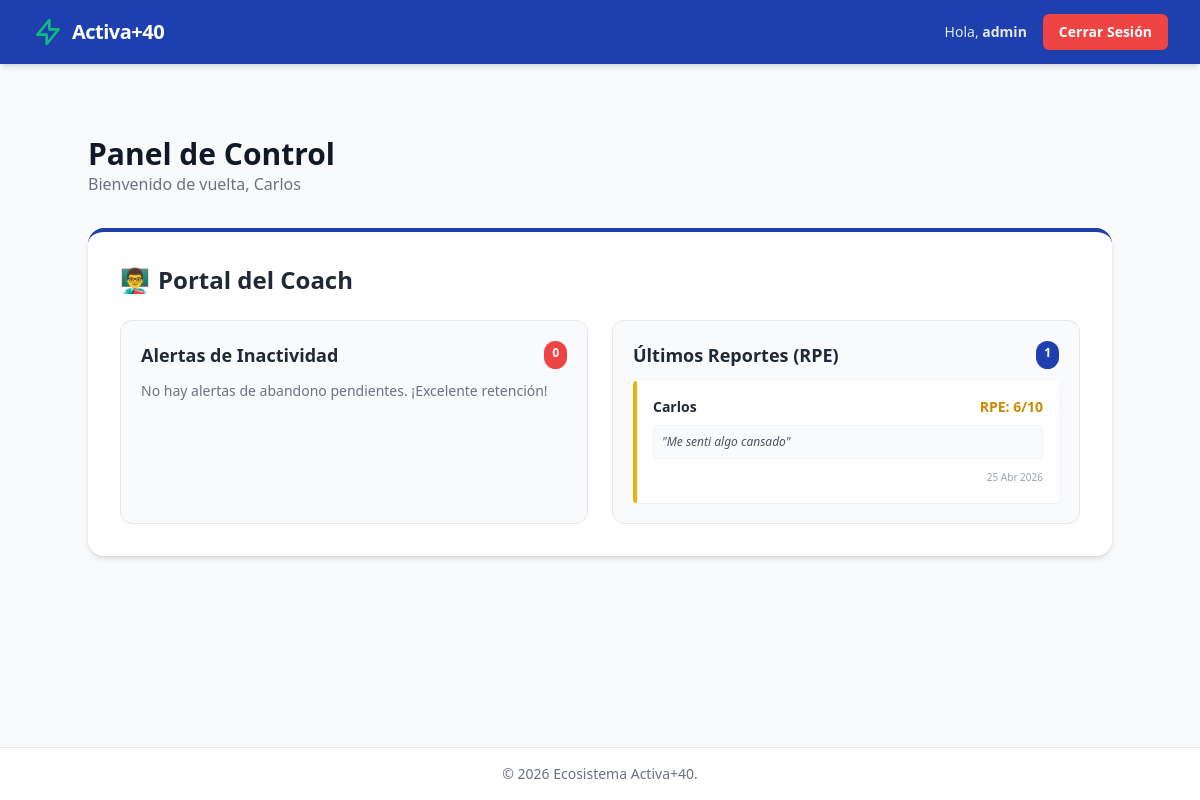
Page /dashboard/ (signed in) on the earlier database version.
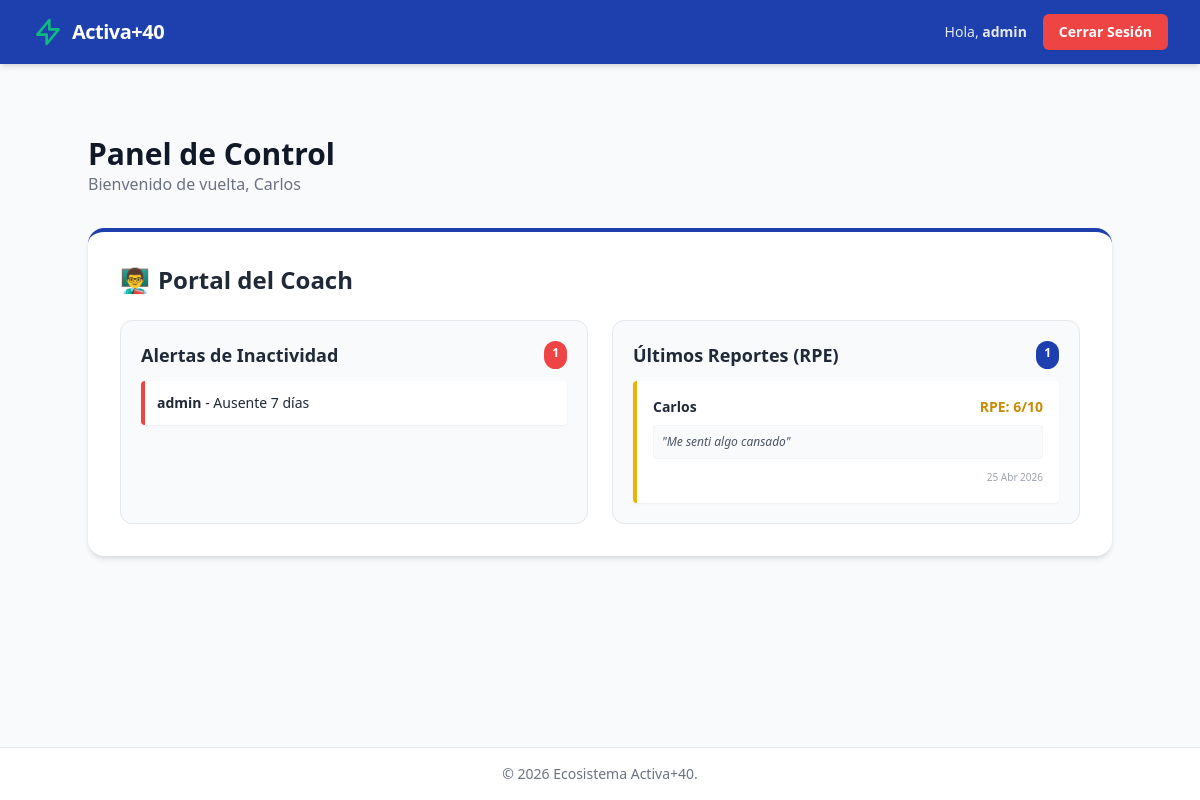
Same page on the later database version.
### usuarios/models.py (models this page shows, shortened)
class Usuario(AbstractUser):
    es_cliente = models.BooleanField(default=False, verbose_name="Es Cliente (+40)")
    es_coach = models.BooleanField(default=False, verbose_name="Es Entrenador")
    fecha_nacimiento = models.DateField(null=True, blank=True, verbose_name="Fecha de Nacimiento")
    telefono = models.CharField(max_length=15, null=True, blank=True, verbose_name="Teléfono de contacto")
    class Meta:
        verbose_name = "Usuario"
        verbose_name_plural = "Usuarios"

### entrenamiento/models.py (models this page shows, shortened)
class Evaluacion_PostSesion(models.Model):
    rutina = models.OneToOneField(Rutina, on_delete=models.CASCADE)
    esfuerzo_rpe = models.IntegerField(choices=[(i, str(i)) for i in range(1, 11)], verbose_name="Esfuerzo Percibido (RPE 1-10)")
    comentario_usuario = models.TextField(blank=True, null=True)
    fecha_evaluacion = models.DateTimeField(auto_now_add=True)
    class Meta:
        verbose_name = "Evaluación Post-Sesión"
        verbose_name_plural = "Evaluaciones Post-Sesión"

class Rutina(models.Model):
    usuario = models.ForeignKey(settings.AUTH_USER_MODEL, on_delete=models.CASCADE, related_name='rutinas_cliente')
    coach = models.ForeignKey(settings.AUTH_USER_MODEL, on_delete=models.SET_NULL, null=True, blank=True, related_name='rutinas_coach')
    fecha_asignacion = models.DateField(auto_now_add=True)
    completada = models.BooleanField(default=False)
    class Meta:
        verbose_name = "Rutina"
        verbose_name_plural = "Rutinas"

class Alerta_Inactividad(models.Model):
    usuario = models.ForeignKey(settings.AUTH_USER_MODEL, on_delete=models.CASCADE)
    dias_inactividad = models.IntegerField(choices=[(3, '3 Días'), (7, '7 Días'), (14, '14 Días')])
    fecha_disparo = models.DateTimeField(auto_now_add=True)
    resuelta = models.BooleanField(default=False, verbose_name="¿Contactado por Coach?")
    class Meta:
        verbose_name = "Alerta de Inactividad"
        verbose_name_plural = "Alertas de Inactividad"

### core/views.py (the view)
# urls.py: path('dashboard/', dashboard, name='dashboard'),
@login_required
def dashboard(request):
    context = {}
    if request.user.es_coach:
        context['alertas'] = Alerta_Inactividad.objects.filter(resuelta=False)
        context['rutinas_activas'] = Rutina.objects.filter(coach=request.user, completada=False)
        context['evaluaciones'] = Evaluacion_PostSesion.objects.all().order_by('-fecha_evaluacion')[:5]
    elif request.user.es_cliente:
        context['mis_restricciones'] = Usuario_Restriccion.objects.filter(usuario=request.user)
        context['mis_rutinas'] = Rutina.objects.filter(usuario=request.user, completada=False)
    return render(request, 'dashboard.html', context)

### templates/dashboard.html (shortened to what this page needs)
{% extends 'base.html' %}
{% block content %}
<div class="max-w-5xl mx-auto py-10">
    <div class="mb-8 flex justify-between items-end">
        <div>
            <h1 class="text-3xl font-bold text-gray-900">Panel de Control</h1>
            <p class="text-gray-500">Bienvenido de vuelta, {{ user.first_name|default:user.username }}</p>
        </div>
    </div>
    {% if user.es_coach %}
        <div class="bg-white p-8 rounded-2xl shadow-md border-t-4 border-activa-blue">
            <h2 class="text-2xl font-bold mb-4 flex items-center gap-2">
                <span>👨‍🏫</span> Portal del Coach
            </h2>
            <div class="grid grid-cols-1 md:grid-cols-2 gap-6 mt-6">
                <div class="border border-gray-200 rounded-xl p-5 bg-gray-50">
                    <h3 class="font-bold text-lg mb-3 flex justify-between">
                        Alertas de Inactividad
                        <span class="bg-red-500 text-white text-xs py-1 px-2 rounded-full">{{ alertas.count }}</span>
                    </h3>
                    {% if alertas %}
                        <ul class="space-y-2">
                            {% for alerta in alertas %}
                                <li class="text-sm bg-white p-3 rounded shadow-sm border-l-4 border-red-500">
                                    <strong>{{ alerta.usuario.username }}</strong> - Ausente {{ alerta.dias_inactividad }} días
                                </li>
                            {% endfor %}
                        </ul>
                    {% else %}
                        <p class="text-sm text-gray-500">No hay alertas de abandono pendientes. ¡Excelente retención!</p>
                    {% endif %}
                </div>
                <div class="border border-gray-200 rounded-xl p-5 bg-gray-50">
                    <h3 class="font-bold text-lg mb-3 flex justify-between">
                        Últimos Reportes (RPE)
                        <span class="bg-activa-blue text-white text-xs py-1 px-2 rounded-full">{{ evaluaciones.count }}</span>
                    </h3>
                    {% if evaluaciones %}
                        <ul class="space-y-3">
                            {% for eval in evaluaciones %}
                                <li class="text-sm bg-white p-4 rounded shadow-sm border-l-4 {% if eval.esfuerzo_rpe >= 8 %}border-red-500{% elif eval.esfuerzo_rpe >= 5 %}border-yellow-500{% else %}border-green-500{% endif %}">
                                    <div class="flex justify-between mb-2">
                                        <strong class="text-gray-800">{{ eval.rutina.usuario.first_name }}</strong>
                                        <span class="font-bold {% if eval.esfuerzo_rpe >= 8 %}text-red-600{% elif eval.esfuerzo_rpe >= 5 %}text-yellow-600{% else %}text-green-600{% endif %}">
                                            RPE: {{ eval.esfuerzo_rpe }}/10
                                        </span>
                                    </div>
                                    {% if eval.comentario_usuario %}
                                        <p class="text-gray-600 italic text-xs bg-gray-50 p-2 rounded border border-gray-100">"{{ eval.comentario_usuario }}"</p>
                                    {% endif %}
                                    <p class="text-gray-400 text-[10px] mt-2 text-right">{{ eval.fecha_evaluacion|date:"d M Y" }}</p>
                                </li>
                            {% endfor %}
                        </ul>
                    {% else %}
                        <p class="text-sm text-gray-500">Aún no hay evaluaciones recientes de tus clientes.</p>
                    {% endif %}
                </div>
            </div>
        </div>
    {% endif %}
</div>
{% endblock %}

### templates/base.html (shortened to what this page needs)
<!DOCTYPE html>
<html lang="es">
<head>
    <script src="https://cdn.tailwindcss.com"></script>
</head>
<body class="bg-gray-50 text-gray-800 font-sans antialiased min-h-screen flex flex-col">
<nav class="bg-activa-blue text-white shadow-md">
        <div class="max-w-7xl mx-auto px-4 sm:px-6 lg:px-8">
            <div class="flex justify-between h-16 items-center">
                <div class="flex items-center gap-2">
                    <a href="{% url 'inicio' %}" class="flex items-center gap-2 hover:opacity-80 transition">
                        <svg class="w-8 h-8 text-activa-accent" fill="none" stroke="currentColor" viewBox="0 0 24 24"><path stroke-linecap="round" stroke-linejoin="round" stroke-width="2" d="M13 10V3L4 14h7v7l9-11h-7z"></path></svg>
                        <span class="font-bold text-xl tracking-tight">Activa+40</span>
                    </a>
                </div>
                <div class="flex items-center gap-4">
                    {% if user.is_authenticated %}
                        <span class="text-sm text-gray-200">
                            Hola, <strong>{{ user.username }}</strong>
                        </span>
                        <form method="POST" action="{% url 'logout' %}" class="inline">
                            <button type="submit" class="text-sm bg-red-500 hover:bg-red-600 px-4 py-2 rounded-md font-semibold transition shadow-sm">
                                Cerrar Sesión
                            </button>
                        </form>
                    {% endif %}
                </div>
            </div>
        </div>
    </nav>
    <main class="flex-grow max-w-7xl mx-auto px-4 sm:px-6 lg:px-8 py-8 w-full">
        {% block content %}
        {% endblock %}
    </main>
    <footer class="bg-white border-t border-gray-200 mt-auto">
        <div class="max-w-7xl mx-auto px-4 py-4 sm:px-6 lg:px-8 text-center text-sm text-gray-500">
            &copy; 2026 Ecosistema Activa+40.
        </div>
    </footer>
</body>
</html>

Differences in the rows shown:
added Alerta_Inactividad: usuario.username "admin", dias_inactividad "7"
Other differences:
{{ alertas.count }}: "0" → "1"
text no longer shown: "No hay alertas de abandono pendientes. ¡Excelente retención!"
